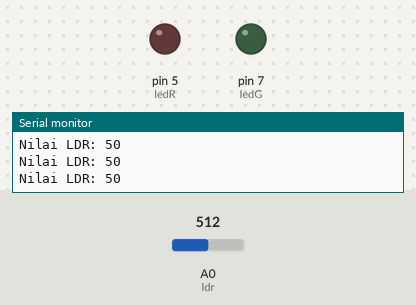
Recording of a sketch running on a simulated Arduino Uno, built with avr-gcc and run on an emulated ATmega328P. Shown: output pins drawn as LEDs (lit = HIGH), the last lines printed to the serial monitor. The test bench sets the inputs (shaded band); at power-on: A0 (ldr) = 512.

Above: at 1.3 s.
1.4 s: A0 (ldr) set to 532
At 3.2 s:
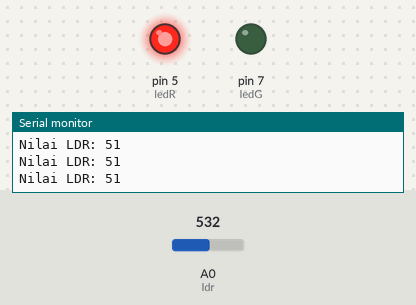
3.5 s: A0 (ldr) set to 511
At 4.8 s:
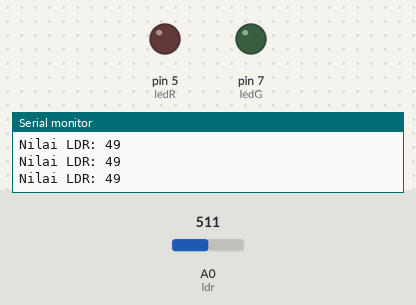
5.5 s: A0 (ldr) set to 716
At 6.4 s:
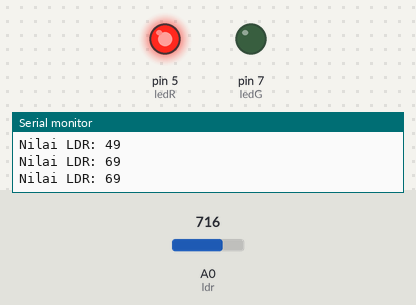
Timing chart, 0 to 8.5 s (numbered marks = the images above; inputs shaded):
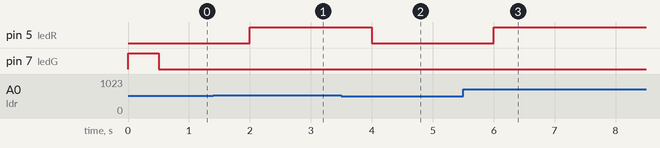

The sketch:

sensorLDR_coba.ino
```cpp
int ldr = A0;
int ledR = 5, ledY=6, ledG=7;

void setup() {
  pinMode(ledR, OUTPUT);
  pinMode(ledG, OUTPUT);
  Serial.begin(115200);
  digitalWrite(ledG,HIGH);
}

void loop() {
  int baca = analogRead(ldr);
//  int nilaildr= 5/255*baca;
  //jika menggunakan mapping
  //map(value, fromLow, fromHigh, toLow, toHigh)
  int nilaildr= map(baca,0,1024,0,100);
    Serial.print("Nilai LDR: ");
  Serial.println(nilaildr);

  if (nilaildr <= 50) {delay(500);digitalWrite(ledG, LOW);digitalWrite(ledR, LOW);}
  else {delay(500);digitalWrite(ledR, HIGH);}

}
```

Measured:
- the behaviour switches between 522 and 523 on A0 (ldr) (found by bisection; images 0 and 1)
- after the input at 1.4 s, pin 5 (ledR): LOW → HIGH after 0.60 s
- after the input at 3.5 s, pin 5 (ledR): HIGH → LOW after 0.50 s
- after the input at 5.5 s, pin 5 (ledR): LOW → HIGH after 0.51 s
